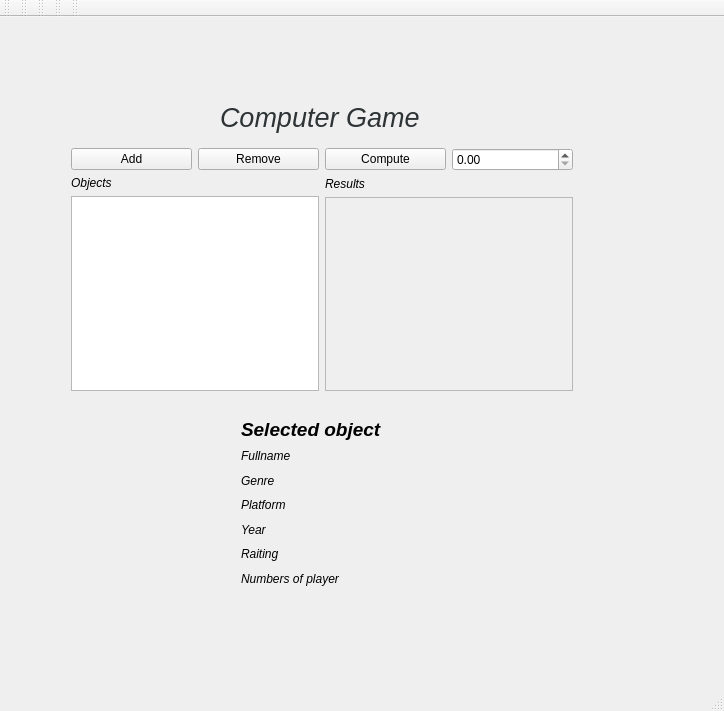
<?xml version="1.0" encoding="UTF-8"?>
<ui version="4.0">
 <class>MainWindow</class>
 <widget class="QMainWindow" name="MainWindow">
  <property name="geometry">
   <rect>
    <x>0</x>
    <y>0</y>
    <width>724</width>
    <height>711</height>
   </rect>
  </property>
  <property name="windowTitle">
   <string>MainWindow</string>
  </property>
  <widget class="QWidget" name="centralWidget">
   <widget class="QWidget" name="layoutWidget">
    <property name="geometry">
     <rect>
      <x>230</x>
      <y>390</y>
      <width>341</width>
      <height>192</height>
     </rect>
    </property>
    <layout class="QVBoxLayout" name="verticalLayout_3">
     <item>
      <widget class="QLabel" name="label">
       <property name="text">
        <string>&lt;html&gt;&lt;head/&gt;&lt;body&gt;&lt;p&gt;&lt;span style=&quot; font-size:14pt; font-weight:600; font-style:italic;&quot;&gt;Selected object&lt;/span&gt;&lt;/p&gt;&lt;/body&gt;&lt;/html&gt;</string>
       </property>
      </widget>
     </item>
     <item>
      <layout class="QHBoxLayout" name="horizontalLayout_3">
       <item>
        <widget class="QLabel" name="label_4">
         <property name="text">
          <string>&lt;html&gt;&lt;head/&gt;&lt;body&gt;&lt;p&gt;&lt;span style=&quot; font-style:italic;&quot;&gt;Fullname&lt;/span&gt;&lt;/p&gt;&lt;/body&gt;&lt;/html&gt;</string>
         </property>
        </widget>
       </item>
       <item>
        <widget class="QLabel" name="fullnameTextLabel">
         <property name="text">
          <string/>
         </property>
        </widget>
       </item>
      </layout>
     </item>
     <item>
      <layout class="QHBoxLayout" name="horizontalLayout_4">
       <item>
        <widget class="QLabel" name="label_5">
         <property name="text">
          <string>&lt;html&gt;&lt;head/&gt;&lt;body&gt;&lt;p&gt;&lt;span style=&quot; font-style:italic;&quot;&gt;Genre&lt;/span&gt;&lt;/p&gt;&lt;/body&gt;&lt;/html&gt;</string>
         </property>
        </widget>
       </item>
       <item>
        <widget class="QLabel" name="genreTextLabel">
         <property name="text">
          <string/>
         </property>
        </widget>
       </item>
      </layout>
     </item>
     <item>
      <layout class="QHBoxLayout" name="horizontalLayout_7">
       <item>
        <widget class="QLabel" name="label_8">
         <property name="text">
          <string>&lt;html&gt;&lt;head/&gt;&lt;body&gt;&lt;p&gt;&lt;span style=&quot; font-style:italic;&quot;&gt;Platform&lt;/span&gt;&lt;/p&gt;&lt;/body&gt;&lt;/html&gt;</string>
         </property>
        </widget>
       </item>
       <item>
        <widget class="QLabel" name="PlatformTextLabel">
         <property name="text">
          <string/>
         </property>
        </widget>
       </item>
      </layout>
     </item>
     <item>
      <layout class="QHBoxLayout" name="horizontalLayout_5">
       <item>
        <widget class="QLabel" name="label_6">
         <property name="text">
          <string>&lt;html&gt;&lt;head/&gt;&lt;body&gt;&lt;p&gt;&lt;span style=&quot; font-style:italic;&quot;&gt;Year&lt;/span&gt;&lt;/p&gt;&lt;/body&gt;&lt;/html&gt;</string>
         </property>
        </widget>
       </item>
       <item>
        <widget class="QLabel" name="yearTextLabel">
         <property name="text">
          <string/>
         </property>
        </widget>
       </item>
      </layout>
     </item>
     <item>
      <layout class="QHBoxLayout" name="horizontalLayout_6">
       <item>
        <widget class="QLabel" name="label_7">
         <property name="text">
          <string>&lt;html&gt;&lt;head/&gt;&lt;body&gt;&lt;p&gt;&lt;span style=&quot; font-style:italic;&quot;&gt;Raiting&lt;/span&gt;&lt;/p&gt;&lt;/body&gt;&lt;/html&gt;</string>
         </property>
        </widget>
       </item>
       <item>
        <widget class="QLabel" name="raitingTextLabel">
         <property name="text">
          <string/>
         </property>
        </widget>
       </item>
      </layout>
     </item>
     <item>
      <layout class="QHBoxLayout" name="horizontalLayout_8">
       <item>
        <widget class="QLabel" name="label_9">
         <property name="text">
          <string>&lt;html&gt;&lt;head/&gt;&lt;body&gt;&lt;p&gt;&lt;span style=&quot; font-style:italic;&quot;&gt;Numbers of player&lt;/span&gt;&lt;/p&gt;&lt;/body&gt;&lt;/html&gt;</string>
         </property>
        </widget>
       </item>
       <item>
        <widget class="QLabel" name="playersTextLabel">
         <property name="text">
          <string/>
         </property>
        </widget>
       </item>
      </layout>
     </item>
    </layout>
   </widget>
   <widget class="QLabel" name="label_10">
    <property name="geometry">
     <rect>
      <x>220</x>
      <y>80</y>
      <width>321</width>
      <height>41</height>
     </rect>
    </property>
    <property name="text">
     <string>&lt;html&gt;&lt;head/&gt;&lt;body&gt;&lt;p&gt;&lt;span style=&quot; font-size:20pt; font-style:italic; color:#2e3436;&quot;&gt;Computer Game&lt;/span&gt;&lt;/p&gt;&lt;/body&gt;&lt;/html&gt;</string>
    </property>
   </widget>
   <widget class="QLabel" name="label_11">
    <property name="geometry">
     <rect>
      <x>0</x>
      <y>-30</y>
      <width>731</width>
      <height>111</height>
     </rect>
    </property>
    <property name="text">
     <string/>
    </property>
    <property name="pixmap">
     <pixmap>../../../Завантаження/allfons.ru_36711.jpg</pixmap>
    </property>
   </widget>
   <widget class="QLabel" name="label_12">
    <property name="geometry">
     <rect>
      <x>0</x>
      <y>630</y>
      <width>731</width>
      <height>20</height>
     </rect>
    </property>
    <property name="text">
     <string/>
    </property>
    <property name="pixmap">
     <pixmap>../../../Завантаження/allfons.ru_36711.jpg</pixmap>
    </property>
   </widget>
   <widget class="QWidget" name="layoutWidget">
    <property name="geometry">
     <rect>
      <x>60</x>
      <y>120</y>
      <width>524</width>
      <height>265</height>
     </rect>
    </property>
    <layout class="QHBoxLayout" name="horizontalLayout_9">
     <item>
      <layout class="QVBoxLayout" name="verticalLayout">
       <item>
        <layout class="QHBoxLayout" name="horizontalLayout">
         <item>
          <widget class="QPushButton" name="addButton">
           <property name="text">
            <string>Add</string>
           </property>
          </widget>
         </item>
         <item>
          <widget class="QPushButton" name="removeButton">
           <property name="enabled">
            <bool>true</bool>
           </property>
           <property name="text">
            <string>Remove</string>
           </property>
           <property name="checkable">
            <bool>false</bool>
           </property>
          </widget>
         </item>
        </layout>
       </item>
       <item>
        <widget class="QLabel" name="label_2">
         <property name="text">
          <string>&lt;html&gt;&lt;head/&gt;&lt;body&gt;&lt;p&gt;&lt;span style=&quot; font-style:italic;&quot;&gt;Objects&lt;/span&gt;&lt;/p&gt;&lt;/body&gt;&lt;/html&gt;</string>
         </property>
        </widget>
       </item>
       <item>
        <widget class="QTableWidget" name="tableWidget"/>
       </item>
      </layout>
     </item>
     <item>
      <layout class="QVBoxLayout" name="verticalLayout_2">
       <item>
        <layout class="QHBoxLayout" name="horizontalLayout_2">
         <item>
          <widget class="QPushButton" name="ComputeButton">
           <property name="text">
            <string>Compute</string>
           </property>
          </widget>
         </item>
         <item>
          <widget class="QDoubleSpinBox" name="doubleSpinBox"/>
         </item>
        </layout>
       </item>
       <item>
        <widget class="QLabel" name="label_3">
         <property name="text">
          <string>&lt;html&gt;&lt;head/&gt;&lt;body&gt;&lt;p&gt;&lt;span style=&quot; font-style:italic;&quot;&gt;Results&lt;/span&gt;&lt;/p&gt;&lt;/body&gt;&lt;/html&gt;</string>
         </property>
        </widget>
       </item>
       <item>
        <widget class="QListWidget" name="listWidget_2">
         <property name="enabled">
          <bool>false</bool>
         </property>
        </widget>
       </item>
      </layout>
     </item>
    </layout>
   </widget>
   <zorder>layoutWidget</zorder>
   <zorder>layoutWidget</zorder>
   <zorder>label_10</zorder>
   <zorder>label_11</zorder>
   <zorder>label_12</zorder>
  </widget>
  <widget class="QMenuBar" name="menuBar">
   <property name="geometry">
    <rect>
     <x>0</x>
     <y>0</y>
     <width>724</width>
     <height>22</height>
    </rect>
   </property>
  </widget>
  <widget class="QToolBar" name="mainToolBar">
   <attribute name="toolBarArea">
    <enum>TopToolBarArea</enum>
   </attribute>
   <attribute name="toolBarBreak">
    <bool>false</bool>
   </attribute>
  </widget>
  <widget class="QStatusBar" name="statusBar"/>
  <widget class="QToolBar" name="toolBar">
   <property name="windowTitle">
    <string>toolBar</string>
   </property>
   <attribute name="toolBarArea">
    <enum>TopToolBarArea</enum>
   </attribute>
   <attribute name="toolBarBreak">
    <bool>false</bool>
   </attribute>
  </widget>
  <widget class="QToolBar" name="toolBar_2">
   <property name="windowTitle">
    <string>toolBar_2</string>
   </property>
   <attribute name="toolBarArea">
    <enum>TopToolBarArea</enum>
   </attribute>
   <attribute name="toolBarBreak">
    <bool>false</bool>
   </attribute>
  </widget>
  <widget class="QToolBar" name="toolBar_3">
   <property name="windowTitle">
    <string>toolBar_3</string>
   </property>
   <attribute name="toolBarArea">
    <enum>TopToolBarArea</enum>
   </attribute>
   <attribute name="toolBarBreak">
    <bool>false</bool>
   </attribute>
  </widget>
  <widget class="QToolBar" name="toolBar_4">
   <property name="windowTitle">
    <string>toolBar_4</string>
   </property>
   <attribute name="toolBarArea">
    <enum>TopToolBarArea</enum>
   </attribute>
   <attribute name="toolBarBreak">
    <bool>false</bool>
   </attribute>
  </widget>
 </widget>
 <layoutdefault spacing="6" margin="11"/>
 <resources/>
 <connections/>
</ui>
